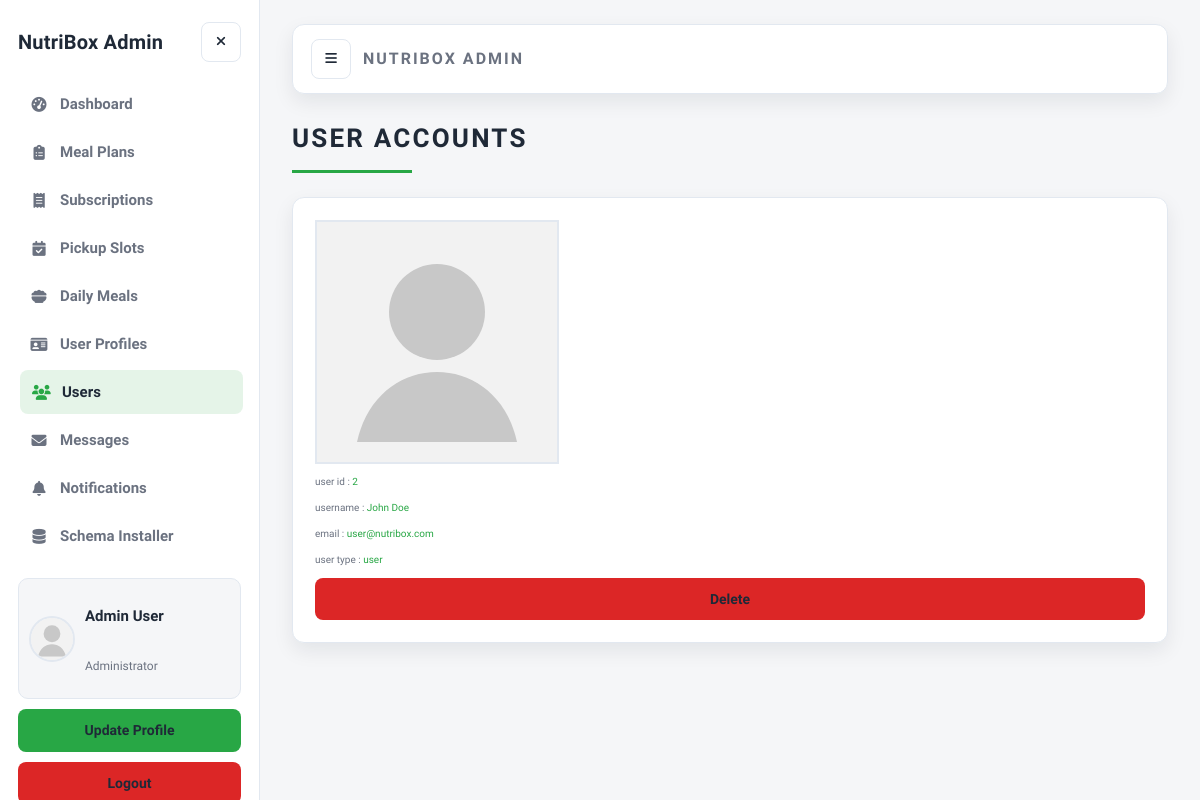
Screenshot of /admin/admin_users.php (signed in) with the database file from the repository.
### tables this page shows
CREATE TABLE IF NOT EXISTS users (
  id INT(100) NOT NULL AUTO_INCREMENT,
  name VARCHAR(100) NOT NULL,
  email VARCHAR(100) NOT NULL,
  password VARCHAR(255) NOT NULL,
  user_type VARCHAR(20) NOT NULL DEFAULT 'user',
  image VARCHAR(100) NOT NULL DEFAULT 'default-avatar.svg',
  PRIMARY KEY (id),
  UNIQUE KEY unique_email (email)
);

### admin/admin_auth.php (called while the page is built, shortened)
<?php
$admin_id = $_SESSION["admin_id"] ?? null;
?>

### admin/admin_users.php (the view, shortened to what this page needs)
<?php
require_once __DIR__ . "/admin_auth.php";
?>
<!DOCTYPE html>
<html lang="en">
<head>
   <link rel="stylesheet" href="https://cdnjs.cloudflare.com/ajax/libs/font-awesome/6.1.1/css/all.min.css">
   <link rel="stylesheet" href="css/admin_style.css">
</head>
<body class="admin-body">
<?php include "admin_header.php"; ?>
<section class="user-accounts">
   <h1 class="title">user accounts</h1>
   <div class="box-container">
      <?php
      $select_users = $conn->prepare("SELECT * FROM `users`");
      $select_users->execute();
      while ($fetch_users = $select_users->fetch(PDO::FETCH_ASSOC)) { ?>
      <div class="box" style="<?php if ($fetch_users["id"] == $admin_id) {
          echo "display:none";
      } ?>">
         <img src="../uploaded_img/<?= $fetch_users["image"] ?>" alt="">
         <p> user id : <span><?= $fetch_users["id"] ?></span></p>
         <p> username : <span><?= $fetch_users["name"] ?></span></p>
         <p> email : <span><?= $fetch_users["email"] ?></span></p>
         <p> user type : <span style=" color:<?php if (
             $fetch_users["user_type"] == "admin"
         ) {
             echo "orange";
         } ?>"><?= $fetch_users["user_type"] ?></span></p>
         <a href="admin_users.php?delete=<?= $fetch_users[
             "id"
         ] ?>" onclick="return confirm('delete this user?');" class="delete-btn">delete</a>
      </div>
      <?php }
      ?>
   </div>
</section>
<?php include "admin_footer.php"; ?>
</body>
</html>

### admin/admin_sidebar.php (shortened to what this page needs)
<?php
function admin_nav_link($label, $href, $icon, $aliases = [])
{
    $current_page = basename($_SERVER["PHP_SELF"]);
    $active = in_array($current_page, array_merge([$href], $aliases), true);
    $active_class = $active ? " active" : "";
    echo '<a class="nav-link' .
        $active_class .
        '" href="' .
        $href .
        '"><i class="fas ' .
        $icon .
        '"></i><span>' .
        $label .
        "</span></a>";
}
?>
<aside class="admin-sidebar">
   <div class="sidebar-brand">
      <a href="admin_page.php" class="logo">NutriBox Admin</a>
      <button class="icon-btn sidebar-close" type="button" data-sidebar-toggle aria-label="Close sidebar">
         <i class="fas fa-times"></i>
      </button>
   </div>
   <nav class="sidebar-nav">
      <?php
      admin_nav_link("Dashboard", "admin_page.php", "fa-gauge-high");
      ?>
   </nav>
   <div class="sidebar-footer">
      <?php
      $select_profile = $conn->prepare("SELECT * FROM `users` WHERE id = ?");
      $select_profile->execute([$admin_id]);
      $fetch_profile = $select_profile->fetch(PDO::FETCH_ASSOC);
      ?>
      <div class="profile-card">
         <img src="../uploaded_img/<?= $fetch_profile["image"] ?>" alt="">
         <div class="profile-info">
            <p class="profile-name"><?= $fetch_profile["name"] ?></p>
            <p class="profile-role">Administrator</p>
         </div>
      </div>
      <a href="admin_update_profile.php" class="btn">update profile</a>
      <a href="logout.php" class="delete-btn">logout</a>
   </div>
</aside>

### rows the page displays
users: image (placeholder picture), name "Admin User"
users: image (placeholder picture), id "2", name "John Doe", email "user@nutribox.com", user_type "user"

### other values shown
$label "Dashboard Meal Plans Subscriptions Pickup Slots Daily Meals User Profiles Users Messages Notifications Schema Installer"
